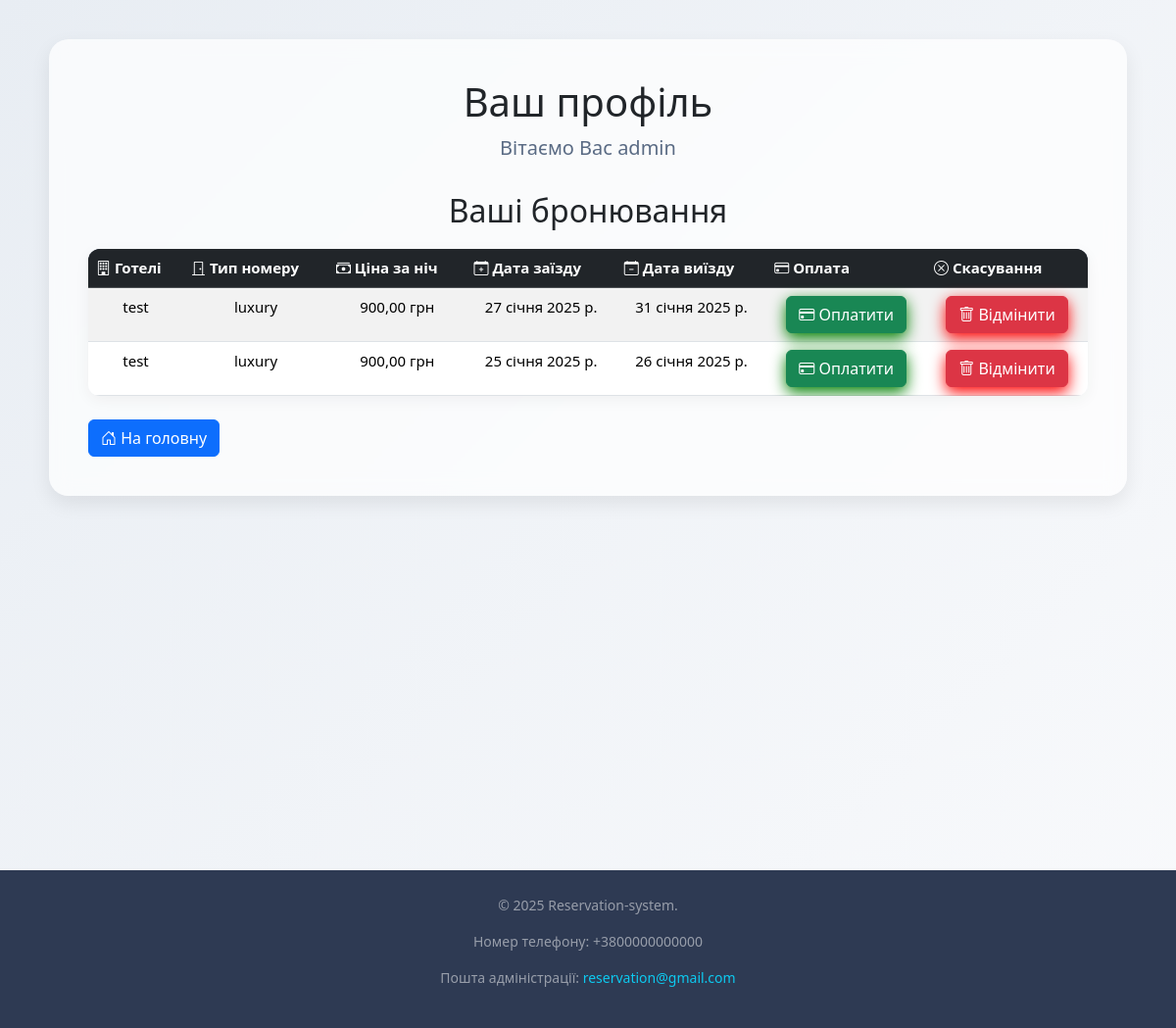
The app's page /ackount (signed in), older data.
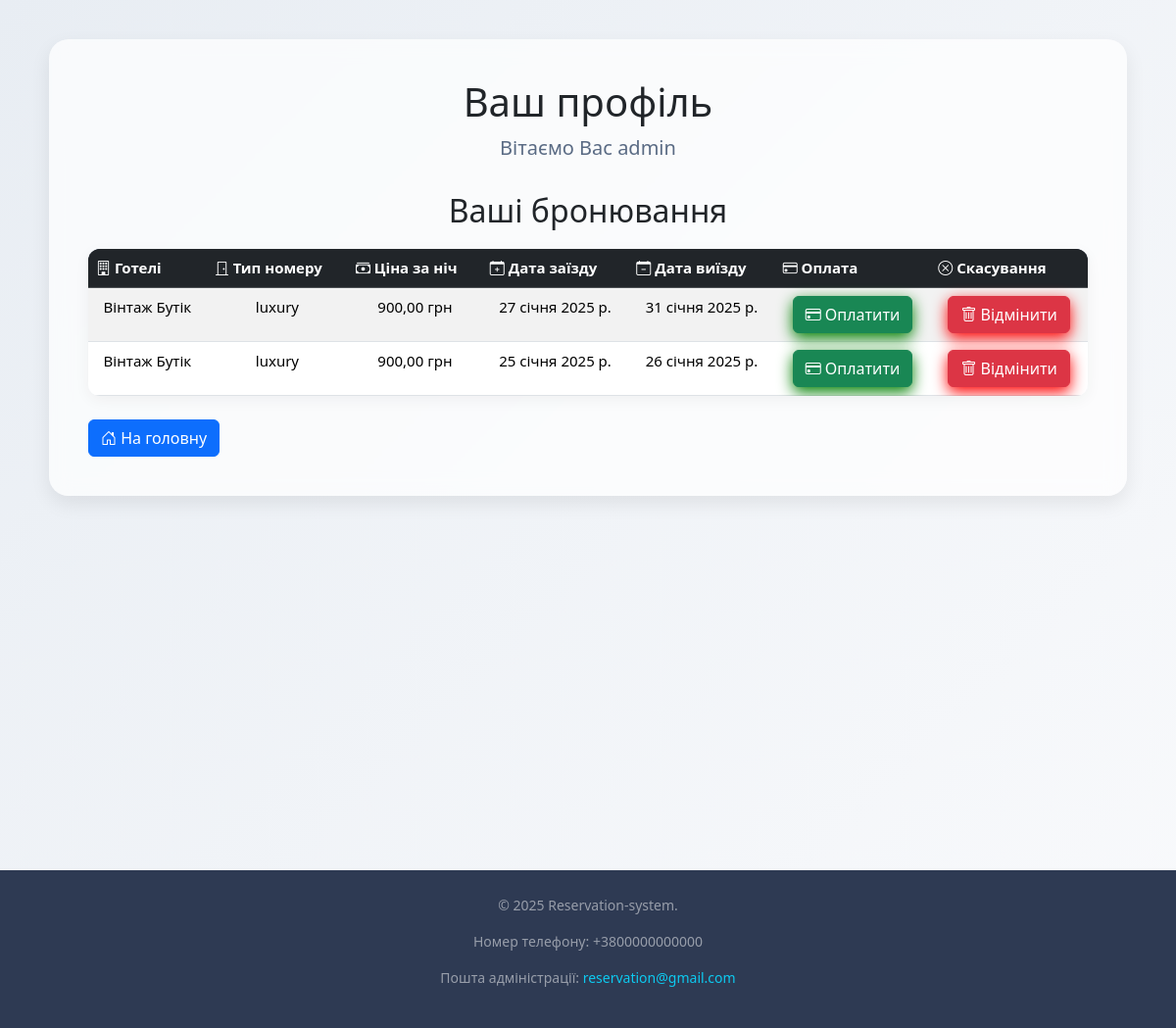
The same page, newer data.
### booking/models.py (models this page shows, shortened)
class Booking(models.Model):
    user = models.ForeignKey(User, on_delete=models.CASCADE)
    room = models.ForeignKey(HotelRoom, on_delete=models.SET_NULL, null=True, blank=True)
    start_date = models.DateField()
    end_date = models.DateField(null=True, blank=True)
    created_at = models.DateTimeField(auto_now_add=True)
    is_paid = models.BooleanField(default=False)

### hotels/models.py (models this page shows, shortened)
class HotelRoom(models.Model):
    hotel = models.ForeignKey(Hotel, on_delete=models.CASCADE, related_name='hotel_rooms')
    room_type = models.ForeignKey(RoomType, on_delete=models.CASCADE, related_name='hotel_rooms')
    price_per_night = models.DecimalField(max_digits=10, decimal_places=2)
    total_count = models.PositiveIntegerField()
    available_count = models.PositiveIntegerField()

class Hotel(models.Model):
    name = models.CharField(max_length=100)
    image = models.ImageField(upload_to='', blank=True, null=True)
    description = models.TextField(max_length=9999)
    rating = models.DecimalField(max_digits=5, decimal_places=1, default=0.0)
    address = models.CharField(max_length=200, default='Unknown address')
    sity = models.CharField(max_length=200, default="Kyiv")
    phone_number = models.CharField(max_length=20)

class RoomType(models.Model):
    name = models.CharField(max_length=255)
    description = models.TextField(max_length=9999, blank=True, null=True)

### main/views.py (the view)
# urls.py: path('ackount', views.account, name='ackount')
def account(request):
    bookings = Booking.objects.filter(user=request.user).select_related('room', 'room__hotel', 'room__room_type')
    return render(request, 'booking/acount.html', {'bookings': bookings})

### booking/templates/booking/acount.html (shortened to what this page needs)
{% load static %}
{% load i18n %}
<!DOCTYPE html>
<html lang="en">
<head>
  <link rel="stylesheet" href="{% static 'main/css/acount.css' %}">
  <link rel="stylesheet" href="https://cdn.jsdelivr.net/npm/bootstrap@5.3.2/dist/css/bootstrap.min.css">
  <link rel="stylesheet" href="https://cdnjs.cloudflare.com/ajax/libs/font-awesome/6.0.0-beta3/css/all.min.css">
  <link href="https://cdn.jsdelivr.net/npm/bootstrap-icons/font/bootstrap-icons.css" rel="stylesheet">
</head>
<body>
<div class="wrapper">
    <div class="content">
        <h1>{% trans "Ваш профіль" %}</h1>
        <p class="p">{% trans "Вітаємо Вас" %} {{ user.username }}</p>
        <h2>{% trans "Ваші бронювання" %}</h2>
        {% if bookings %}
        <table class="table table-striped table-hover">
            <thead class="table-dark">
            <tr>
                <th><i class="bi bi-building"></i> {% trans "Готелі" %}</th>
                <th><i class="bi bi-door-closed"></i> {% trans "Тип номеру" %}</th>
                <th><i class="bi bi-cash-stack"></i> {% trans "Ціна за ніч" %}</th>
                <th><i class="bi bi-calendar-plus"></i> {% trans "Дата заїзду" %}</th>
                <th><i class="bi bi-calendar-minus"></i> {% trans "Дата виїзду" %}</th>
                <th><i class="bi bi-credit-card"></i> {% trans "Оплата" %}</th>
                <th><i class="bi bi-x-circle"></i> {% trans "Скасування" %}</th>
            </tr>
            </thead>
            <tbody>
            {% for booking in bookings %}
            <tr>
                <td>{{ booking.room.hotel.name }}</td>
                <td>{{ booking.room.room_type.name }}</td>
                <td>{{ booking.room.price_per_night }} грн</td>
                <td>{{ booking.start_date }}</td>
                <td>{{ booking.end_date }}</td>
                <td>
                    {% if not booking.is_paid %}
                    <button class="btn btn-success" data-type="booking" data-id="{{ booking.id }}">
                        <i class="bi bi-credit-card"></i> {% trans "Оплатити" %}
                    </button>
                    {% else %}
                    <span style="color: green;"><i class="bi bi-check-circle-fill"></i> {% trans "Оплачено" %}</span>
                    {% endif %}
                </td>
                <td>
                    <form method="post" action="{% url 'cancel_booking' booking.id %}">
                        <button class="btn btn-danger" type="submit">
                            <i class="bi bi-trash"></i> {% trans "Відмінити" %}
                        </button>
                    </form>
                </td>
            </tr>
            {% endfor %}
            </tbody>
        </table>
        {% else %}
        <p>У вас немає замовлень готелів.</p>
        {% endif %}
        <div class="form mt-4">
            <a href="{% url 'home' %}" class="btn btn-primary"><i class="bi bi-house-door"></i> {% trans "На головну" %}</a>
        </div>
    </div>
</div>
<footer class="footer mt-5 text-center text-white-50">
  <div class="footer-container">
    <p>&copy; 2025 Reservation-system.</p>
    <p>{% trans "Номер телефону" %}: +3800000000000</p>
    <p>{% trans "Пошта адміністрації" %}: <a href="mailto:reservation@gmail.com" class="text-decoration-none text-info">reservation@gmail.com</a></p>
  </div>
</footer>
</body>
</html>

Row changes from the older to the newer data that the page shows:
changed through a linked row, Booking "27 січня 2025 р.": room.hotel.name "test" → "Вінтаж Бутік"
changed through a linked row, Booking "25 січня 2025 р.": room.hotel.name "test" → "Вінтаж Бутік"
